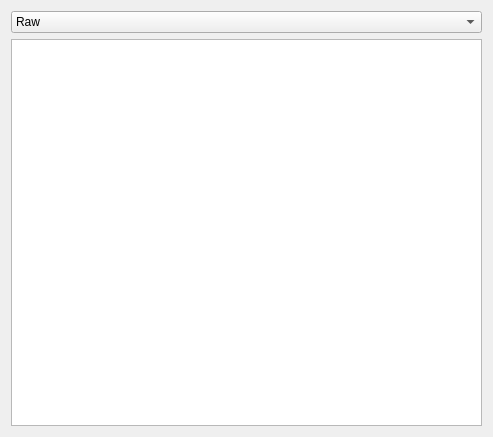
<?xml version="1.0" encoding="UTF-8"?>
<ui version="4.0">
 <class>CacheItem</class>
 <widget class="QDialog" name="CacheItem">
  <property name="geometry">
   <rect>
    <x>0</x>
    <y>0</y>
    <width>493</width>
    <height>437</height>
   </rect>
  </property>
  <property name="windowTitle">
   <string>Cached Item</string>
  </property>
  <layout class="QVBoxLayout" name="verticalLayout">
   <item>
    <widget class="QComboBox" name="cbEncodings">
     <item>
      <property name="text">
       <string>Raw</string>
      </property>
     </item>
     <item>
      <property name="text">
       <string>Raw (Compressed)</string>
      </property>
     </item>
     <item>
      <property name="text">
       <string>PHP Serialized</string>
      </property>
     </item>
     <item>
      <property name="text">
       <string>PHP Serialized (Compressed)</string>
      </property>
     </item>
     <item>
      <property name="text">
       <string>Python Pickeled</string>
      </property>
     </item>
     <item>
      <property name="text">
       <string>JSON</string>
      </property>
     </item>
     <item>
      <property name="text">
       <string>JSON (Compressed)</string>
      </property>
     </item>
    </widget>
   </item>
   <item>
    <widget class="QPlainTextEdit" name="txtCachedValue">
     <property name="font">
      <font>
       <family>Monospace</family>
       <pointsize>8</pointsize>
      </font>
     </property>
     <property name="readOnly">
      <bool>true</bool>
     </property>
    </widget>
   </item>
  </layout>
 </widget>
 <resources/>
 <connections/>
</ui>
